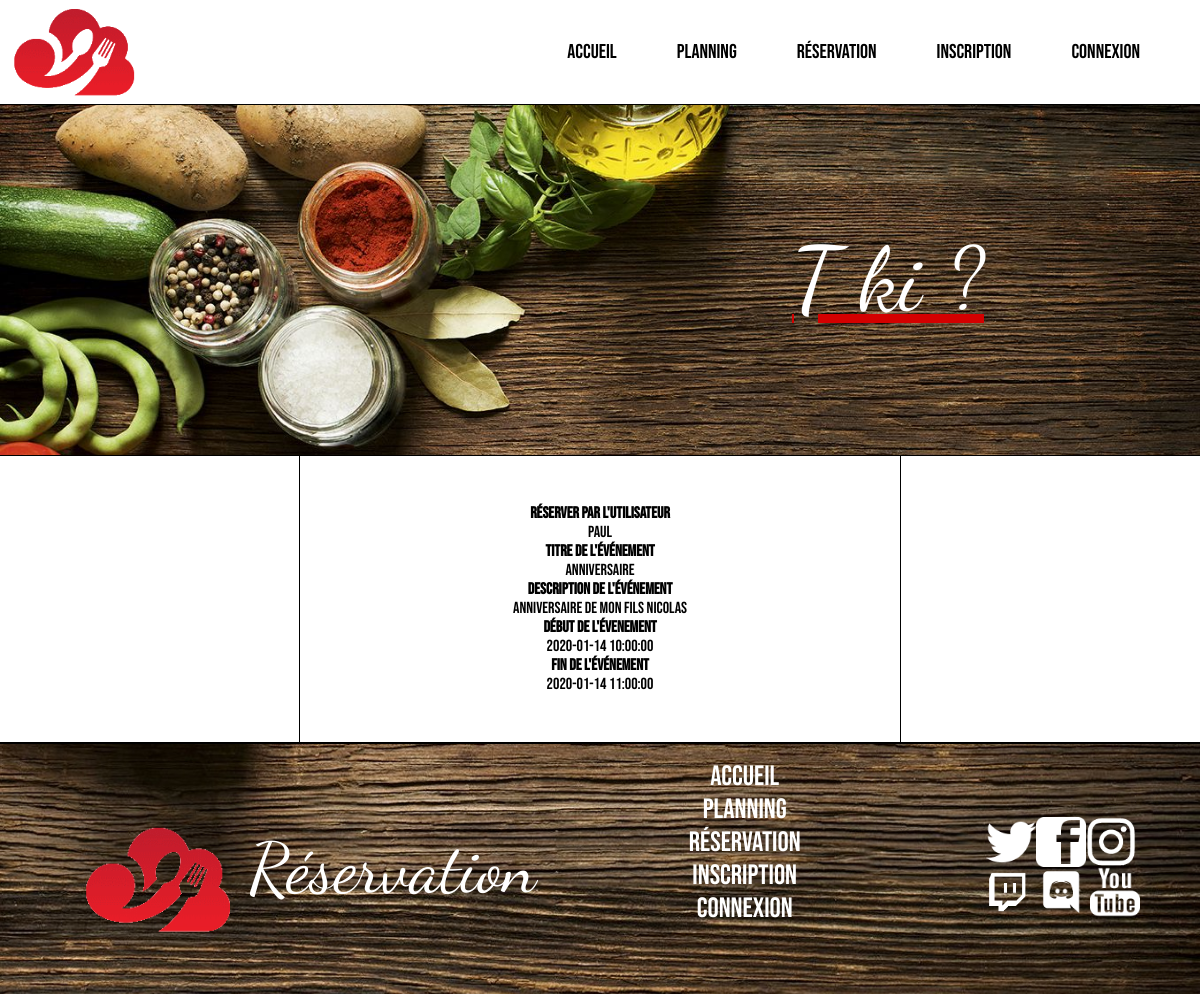
Screenshot of /evenement.php?id=30 with the database file from the repository.
### tables this page shows
CREATE TABLE IF NOT EXISTS `utilisateurs` (
  `id` int(11) NOT NULL AUTO_INCREMENT,
  `login` varchar(255) NOT NULL,
  `password` varchar(255) NOT NULL,
  PRIMARY KEY (`id`)
);

CREATE TABLE IF NOT EXISTS `reservations` (
  `id` int(11) NOT NULL AUTO_INCREMENT,
  `titre` varchar(255) NOT NULL,
  `description` text NOT NULL,
  `debut` datetime NOT NULL,
  `fin` datetime NOT NULL,
  `id_utilisateur` int(11) NOT NULL,
  PRIMARY KEY (`id`)
);

### evenement.php (the view, shortened to what this page needs)
<?php
    if (isset($_GET['id']))
    {
        $connexion = mysqli_connect("localhost","root","","reservationsalles");
        $Event = " SELECT * FROM reservations WHERE id = '".$_GET['id']."' ";
        $queryEvent = mysqli_query($connexion, $Event);
        $afficheEvent = mysqli_fetch_assoc($queryEvent);
        $requete = "SELECT u.id , u.login , r.titre , r.description , r.debut , r.fin FROM utilisateurs AS u INNER JOIN reservations AS r ON u.id = r.id_utilisateur";
        $queryusers = mysqli_query($connexion, $requete);
        $resultatusers = mysqli_fetch_assoc($queryusers);
    }
?>
<!DOCTYPE html>
<html>
    <head>
        <link rel="stylesheet" href="style.css">
    </head>
    <body>
        <?php include("header.php")?>
        <main>
            <section id="sectioneventsflexaffichage">
                <section id="sectioneventsinside">
            <?php
                    echo "<b>Réserver par l'utilisateur </b> ".$resultatusers['login']."<br>";
                    echo "<b>Titre de l'événement </b> ".$afficheEvent['titre']."<br>";
                    echo "<b>Description de l'événement </b> " .$afficheEvent['description']."<br>";
                    echo "<b>Début de l'évenement </b> " .$afficheEvent['debut']."<br>";
                    echo "<b>Fin de l'événement </b> " .$afficheEvent['fin']."<br>";
            ?>
                </section>
            </section>
        </main>
        <?php include("footer.php")?>
    </body>
</html>

### style.css (style rules this page uses)
body { margin:0; }
#sectioneventsflexaffichage { display:flex; justify-content: center; align-items: center; width:100%; font-family: 'Bebas Neue', cursive; height: 100%; }
#sectioneventsinside { display: flex; flex-direction: column; padding-top: 4%; padding-bottom: 4%; justify-content: center; align-items: center; width: 50%; border-right: 1.5px solid black; border-left: 1.5px solid black; height: 100%; }

### rows the page displays
utilisateurs: login "Paul"
reservations: titre "Anniversaire", description "Anniversaire de mon fils Nicolas", debut "2020-01-14 10:00:00", fin "2020-01-14 11:00:00"
